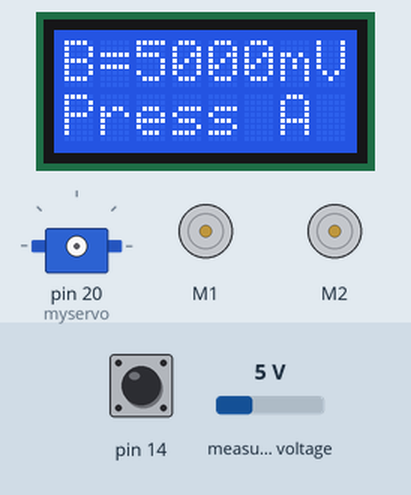
Simulated run of this sketch. Board: Arduino Leonardo, built with avr-gcc and run on an emulated ATmega32U4. Shown: 8×2 character LCD, servo, 2 × DC motor (green arrow = forward, orange = backward, longer = faster). Wiring (inferred from the names in the program): servo: signal pin 20. The test bench sets the inputs (shaded band); at power-on: pin 14 HIGH, measured voltage 5 V. Servo pulses on a pin are drawn as a servo (544–2400 µs = 0–180°); what the sketch prints to the serial monitor is not drawn.

Above: at 0.9 s.
1.0 s: pin 14 pulled LOW for 0.15 s
At 1.4 s:
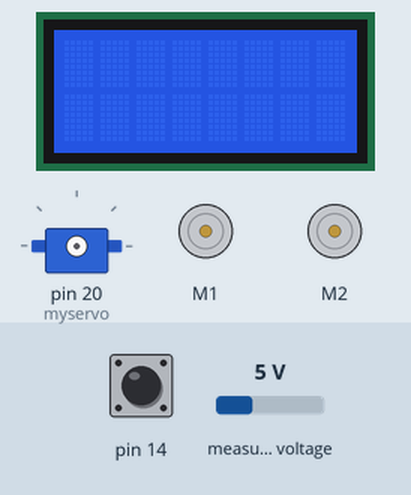
At 2.6 s:
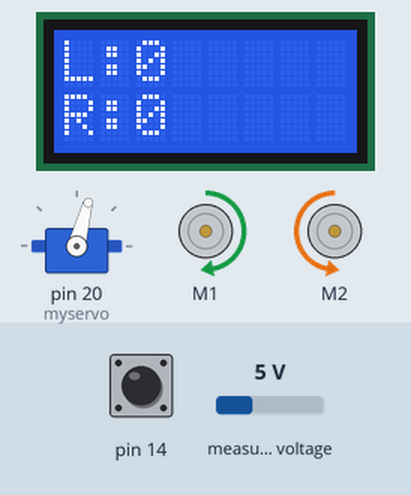
Timing chart, 0 to 57.8 s (numbered marks = the images above; inputs shaded):
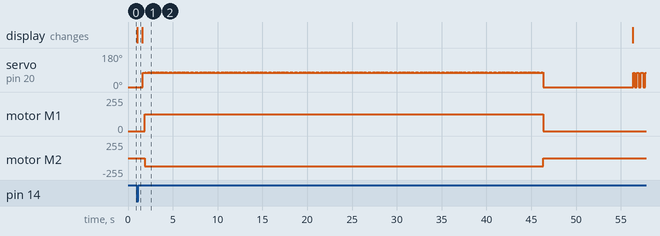

Measured:
- after the input at 1.0 s, servo on pin 20 (myservo): 0° → 75° after 0.62 s, then moves between 0° and 78°, repeating every 0.10 s; motor M1: stopped → forward 127/255 after 0.86 s, → stopped 44.5 s later; motor M2: stopped → backward 127/255 after 0.86 s, → stopped 44.5 s later; the display: changes at once (image 1)

The sketch:

servolab_starter.ino
```cpp
#include <Romi32U4.h>
#include "FWR_Servo.h"

#define UP 0
#define DOWN 75 //90 worked well for dot

Romi32U4Motors motors;
Romi32U4ButtonA buttonA;
Romi32U4Encoders encoders;
Romi32U4LCD lcd;
Romi32U4Buzzer buzzer;

FWR_Servo myservo;

int left_count, right_count;

void setup() {

  uint16_t batteryLevel;

  // Loop the code within { } until A is pressed
  while (!buttonA.isPressed()) {
    // read the battery level and store it in a variable
    batteryLevel = readBatteryMillivolts();

    lcd.clear();  // clear the LCD
    lcd.print("B=");
    lcd.print(batteryLevel); // print the battery voltage
    lcd.print("mV");
    lcd.gotoXY(0, 1);
    lcd.print("Press A");

    delay(100); // Pause for 100ms
  }
  lcd.clear();
  delay(500);

  myservo.attach(20);
}

//encoders is frustrating, so stick with delay()

void get_update()
{
  lcd.clear();
  lcd.print("L:");
  lcd.print(encoders.getCountsLeft());
  lcd.gotoXY(0,1);
  lcd.print("R:");
  lcd.print(encoders.getCountsRight());
}

void draw_arc(bool ccw, int arclen, int wspeed) //full circle = 3000 at 200
{
  get_update();
  myservo.write(DOWN);
  delay(100);
  int left_count = encoders.getCountsLeft() + arclen;
  int right_count = encoders.getCountsRight() + arclen;
  if (ccw) //getCountsLeft() decreases, getCountsRight() increases
  {
    while(encoders.getCountsRight() < right_count)
      motors.setSpeeds(wspeed,wspeed);
  }
  else //getCountsRight() decreases, getCountsLeft() increases
  {
    while(encoders.getCountsLeft() < left_count)
      motors.setSpeeds(-wspeed,-wspeed);
  }
  myservo.write(UP);
  get_update();
}

void draw_line(bool forw, int len, int wspeed)
{
  get_update();
  myservo.write(DOWN);
  delay(250);
  if (forw) //getCounts() increases
  {
    int count = encoders.getCountsLeft() - len;
    while(encoders.getCountsLeft() > count)
      motors.setSpeeds(wspeed, -wspeed);
    if(encoders.getCountsLeft() % 1000 == 0) get_update();
  }
  else //getCounts() decreases
  {
    int count = encoders.getCountsLeft() + len;
    while(encoders.getCountsLeft() < count)
      motors.setSpeeds(-wspeed, wspeed);
  }
  myservo.write(UP);
  motors.setSpeeds(0,0);
//  int left_count = encoders.getCountsLeft() + len;
//  int right_count = encoders.getCountsRight() + len;
//  while(encoders.getCountsLeft() < left_count && encoders.getCountsRight() < right_count)
//  {
//    if (forw) motors.setSpeeds(wspeed, -wspeed);
//    else      motors.setSpeeds(-wspeed, wspeed);
//  }
//  myservo.write(UP);
//  get_update();
}

void move_line(bool forw, int len, int wspeed)
{
  get_update();
  if (forw) //getCounts() increases
  {
    int count = encoders.getCountsLeft() - len;
    while(encoders.getCountsLeft() > count)
      motors.setSpeeds(wspeed, -wspeed);
  }
  else //getCounts() decreases
  {
    int count = encoders.getCountsLeft() + len;
    while(encoders.getCountsLeft() < count)
      motors.setSpeeds(-wspeed, wspeed);
  }
  motors.setSpeeds(0,0);
}

void draw_dot()
{
  get_update();
  myservo.write(DOWN);
  delay(230);
  myservo.write(UP);
}

//Note: encoders.getCountsLeft/Right counts the distance/number of steps, NOT time.
//So, we could make speed as fast as we want!
void loop() {
  Serial.print("Hello");
  myservo.write(UP);
  delay(100);

  //draw_arc(false, 3000, 200); //parameters: counter-clockwise, arc length, motor speed
  //draw_line(true, 100, 50); //parameters: forward, line length, motor speed

  draw_line(true, 500, 200);
  delay(10000);

  //F ••-•
  draw_dot(); //•
  delay(100);
  move_line(true, 100, 200);
  delay(100);
  draw_dot(); //•
  delay(100);
  move_line(true, 100, 200);
  delay(100);
  draw_line(true, 200, 200); //-
  delay(100);
  move_line(true, 100, 200);
  delay(100);
  draw_dot(); //•
  delay(100);
  move_line(true, 400, 200);
  delay(100);

  //W •--
  draw_dot(); //•
  delay(100);
  move_line(true, 100, 200);
  delay(100);
  draw_line(true, 200, 200); //-
  delay(100);
  move_line(true, 100, 200);
  delay(100);
  draw_line(true, 200, 200); //-
  delay(100);
  move_line(true, 400, 200);
  delay(100);

  //R •-•
  draw_dot(); //•
  delay(100);
  move_line(true, 100, 200);
  delay(100);
  draw_line(true, 200, 200); //-
  delay(100);
  move_line(true, 100, 200);
  delay(100);
  draw_dot(); //•
  delay(100);
  move_line(true, 1000, 200);
  delay(100);
}


/**
  goal = 1000 + goal;

  left_count = encoders.getCountsLeft();
  right_count = encoders.getCountsRight();

  while(left_count < goal && right_count < goal){
    motors.setSpeeds(-50, 50);
    delay(10);

    left_count = encoders.getCountsLeft();
    right_count = encoders.getCountsRight();
  }
*/
```

FWR_Servo.cpp
```cpp
// (licence header left out)
#if defined(ARDUINO_ARCH_AVR)

#include <avr/interrupt.h>
#include <Arduino.h>

#include "FWR_Servo.h"

#define usToTicks(_us)    (( clockCyclesPerMicrosecond()* _us) / 8)     // converts microseconds to tick (assumes prescale of 8)  // 12 Aug 2009
#define ticksToUs(_ticks) (( (unsigned)_ticks * 8)/ clockCyclesPerMicrosecond() ) // converts from ticks back to microseconds


#define TRIM_DURATION       2                               // compensation ticks to trim adjust for digitalWrite delays // 12 August 2009

//#define NBR_TIMERS        (MAX_SERVOS / SERVOS_PER_TIMER)

static servo_t servos[MAX_SERVOS];                          // static array of servo structures
static volatile int8_t Channel[_Nbr_16timers ];             // counter for the servo being pulsed for each timer (or -1 if refresh interval)

uint8_t ServoCount = 0;                                     // the total number of attached servos


// convenience macros
#define SERVO_INDEX_TO_TIMER(_servo_nbr) ((timer16_Sequence_t)(_servo_nbr / SERVOS_PER_TIMER)) // returns the timer controlling this servo
#define SERVO_INDEX_TO_CHANNEL(_servo_nbr) (_servo_nbr % SERVOS_PER_TIMER)       // returns the index of the servo on this timer
#define SERVO_INDEX(_timer,_channel)  ((_timer*SERVOS_PER_TIMER) + _channel)     // macro to access servo index by timer and channel
#define SERVO(_timer,_channel)  (servos[SERVO_INDEX(_timer,_channel)])            // macro to access servo class by timer and channel

#define SERVO_MIN() (MIN_PULSE_WIDTH - this->min * 4)  // minimum value in uS for this servo
#define SERVO_MAX() (MAX_PULSE_WIDTH - this->max * 4)  // maximum value in uS for this servo

/************ static functions common to all instances ***********************/

static inline void handle_interrupts(timer16_Sequence_t timer, volatile uint16_t *TCNTn, volatile uint16_t* OCRnA)
{
  if( Channel[timer] < 0 )
    *TCNTn = 0; // channel set to -1 indicated that refresh interval completed so reset the timer
  else{
    if( SERVO_INDEX(timer,Channel[timer]) < ServoCount && SERVO(timer,Channel[timer]).Pin.isActive == true )
      digitalWrite( SERVO(timer,Channel[timer]).Pin.nbr,LOW); // pulse this channel low if activated
  }

  Channel[timer]++;    // increment to the next channel
  if( SERVO_INDEX(timer,Channel[timer]) < ServoCount && Channel[timer] < SERVOS_PER_TIMER) {
    *OCRnA = *TCNTn + SERVO(timer,Channel[timer]).ticks;
    if(SERVO(timer,Channel[timer]).Pin.isActive == true)     // check if activated
      digitalWrite( SERVO(timer,Channel[timer]).Pin.nbr,HIGH); // its an active channel so pulse it high
  }
  else {
    // finished all channels so wait for the refresh period to expire before starting over
    if( ((unsigned)*TCNTn) + 4 < usToTicks(REFRESH_INTERVAL) )  // allow a few ticks to ensure the next OCR1A not missed
      *OCRnA = (unsigned int)usToTicks(REFRESH_INTERVAL);
    else
      *OCRnA = *TCNTn + 4;  // at least REFRESH_INTERVAL has elapsed
    Channel[timer] = -1; // this will get incremented at the end of the refresh period to start again at the first channel
  }
}

#ifndef WIRING // Wiring pre-defines signal handlers so don't define any if compiling for the Wiring platform
// Interrupt handlers for Arduino
#if defined(_useTimer1)
SIGNAL (TIMER1_COMPA_vect)
{
  handle_interrupts(_timer1, &TCNT1, &OCR1A);
}
#endif

#if defined(_useTimer3)
SIGNAL (TIMER3_COMPA_vect)
{
  handle_interrupts(_timer3, &TCNT3, &OCR3A);
}
#endif

#if defined(_useTimer4)
SIGNAL (TIMER4_COMPA_vect)
{
  handle_interrupts(_timer4, &TCNT4, &OCR4A);
}
#endif

#if defined(_useTimer5)
SIGNAL (TIMER5_COMPA_vect)
{
  handle_interrupts(_timer5, &TCNT5, &OCR5A);
}
#endif

#elif defined WIRING
// Interrupt handlers for Wiring
#if defined(_useTimer1)
void Timer1Service()
{
  handle_interrupts(_timer1, &TCNT1, &OCR1A);
}
#endif
#if defined(_useTimer3)
void Timer3Service()
{
  handle_interrupts(_timer3, &TCNT3, &OCR3A);
}
#endif
#endif


static void initISR(timer16_Sequence_t timer)
{
#if defined (_useTimer1)
  if(timer == _timer1) {
    TCCR1A = 0;             // normal counting mode
    TCCR1B = _BV(CS11);     // set prescaler of 8
    TCNT1 = 0;              // clear the timer count
#if defined(__AVR_ATmega8__)|| defined(__AVR_ATmega128__)
    TIFR |= _BV(OCF1A);      // clear any pending interrupts;
    TIMSK |=  _BV(OCIE1A) ;  // enable the output compare interrupt
#else
    // here if not ATmega8 or ATmega128
    TIFR1 |= _BV(OCF1A);     // clear any pending interrupts;
    TIMSK1 |=  _BV(OCIE1A) ; // enable the output compare interrupt
#endif
#if defined(WIRING)
    timerAttach(TIMER1OUTCOMPAREA_INT, Timer1Service);
#endif
  }
#endif

#if defined (_useTimer3)
  if(timer == _timer3) {
    TCCR3A = 0;             // normal counting mode
    TCCR3B = _BV(CS31);     // set prescaler of 8
    TCNT3 = 0;              // clear the timer count
#if defined(__AVR_ATmega128__)
    TIFR |= _BV(OCF3A);     // clear any pending interrupts;
	ETIMSK |= _BV(OCIE3A);  // enable the output compare interrupt
#else
    TIFR3 = _BV(OCF3A);     // clear any pending interrupts;
    TIMSK3 =  _BV(OCIE3A) ; // enable the output compare interrupt
#endif
#if defined(WIRING)
    timerAttach(TIMER3OUTCOMPAREA_INT, Timer3Service);  // for Wiring platform only
#endif
  }
#endif

#if defined (_useTimer4)
  if(timer == _timer4) {
    TCCR4A = 0;             // normal counting mode
    TCCR4B = _BV(CS41);     // set prescaler of 8
    TCNT4 = 0;              // clear the timer count
    TIFR4 = _BV(OCF4A);     // clear any pending interrupts;
    TIMSK4 =  _BV(OCIE4A) ; // enable the output compare interrupt
  }
#endif

#if defined (_useTimer5)
  if(timer == _timer5) {
    TCCR5A = 0;             // normal counting mode
    TCCR5B = _BV(CS51);     // set prescaler of 8
    TCNT5 = 0;              // clear the timer count
    TIFR5 = _BV(OCF5A);     // clear any pending interrupts;
    TIMSK5 =  _BV(OCIE5A) ; // enable the output compare interrupt
  }
#endif
}

static void finISR(timer16_Sequence_t timer)
{
    //disable use of the given timer
#if defined WIRING   // Wiring
  if(timer == _timer1) {
    #if defined(__AVR_ATmega1281__)||defined(__AVR_ATmega2561__)
    TIMSK1 &=  ~_BV(OCIE1A) ;  // disable timer 1 output compare interrupt
    #else
    TIMSK &=  ~_BV(OCIE1A) ;  // disable timer 1 output compare interrupt
    #endif
    timerDetach(TIMER1OUTCOMPAREA_INT);
  }
  else if(timer == _timer3) {
    #if defined(__AVR_ATmega1281__)||defined(__AVR_ATmega2561__)
    TIMSK3 &= ~_BV(OCIE3A);    // disable the timer3 output compare A interrupt
    #else
    ETIMSK &= ~_BV(OCIE3A);    // disable the timer3 output compare A interrupt
    #endif
    timerDetach(TIMER3OUTCOMPAREA_INT);
  }
#else
  //For arduino - in future: call here to a currently undefined function to reset the timer
  (void) timer;  // squash "unused parameter 'timer' [-Wunused-parameter]" warning
#endif
}

static boolean isTimerActive(timer16_Sequence_t timer)
{
  // returns true if any servo is active on this timer
  for(uint8_t channel=0; channel < SERVOS_PER_TIMER; channel++) {
    if(SERVO(timer,channel).Pin.isActive == true)
      return true;
  }
  return false;
}


/****************** end of static functions ******************************/

FWR_Servo::FWR_Servo()
{
  if( ServoCount < MAX_SERVOS) {
    this->servoIndex = ServoCount++;                    // assign a servo index to this instance
	servos[this->servoIndex].ticks = usToTicks(DEFAULT_PULSE_WIDTH);   // store default values  - 12 Aug 2009
  }
  else
    this->servoIndex = INVALID_SERVO ;  // too many servos
}

uint8_t FWR_Servo::attach(int pin)
{
  return this->attach(pin, MIN_PULSE_WIDTH, MAX_PULSE_WIDTH);
}

uint8_t FWR_Servo::attach(int pin, int min, int max)
{
  if(this->servoIndex < MAX_SERVOS ) {
    pinMode( pin, OUTPUT) ;                                   // set servo pin to output
    servos[this->servoIndex].Pin.nbr = pin;
    // todo min/max check: abs(min - MIN_PULSE_WIDTH) /4 < 128
    this->min  = (MIN_PULSE_WIDTH - min)/4; //resolution of min/max is 4 uS
    this->max  = (MAX_PULSE_WIDTH - max)/4;
    // initialize the timer if it has not already been initialized
    timer16_Sequence_t timer = SERVO_INDEX_TO_TIMER(servoIndex);
    if(isTimerActive(timer) == false)
      initISR(timer);
    servos[this->servoIndex].Pin.isActive = true;  // this must be set after the check for isTimerActive
  }
  return this->servoIndex ;
}

void FWR_Servo::detach()
{
  servos[this->servoIndex].Pin.isActive = false;
  timer16_Sequence_t timer = SERVO_INDEX_TO_TIMER(servoIndex);
  if(isTimerActive(timer) == false) {
    finISR(timer);
  }
}

void FWR_Servo::write(int value)
{
  if(value < MIN_PULSE_WIDTH)
  {  // treat values less than 544 as angles in degrees (valid values in microseconds are handled as microseconds)
    if(value < 0) value = 0;
    if(value > 180) value = 180;
    value = map(value, 0, 180, SERVO_MIN(),  SERVO_MAX());
  }
  this->writeMicroseconds(value);
}

void FWR_Servo::writeMicroseconds(int value)
{
  // calculate and store the values for the given channel
  byte channel = this->servoIndex;
  if( (channel < MAX_SERVOS) )   // ensure channel is valid
  {
    if( value < SERVO_MIN() )          // ensure pulse width is valid
      value = SERVO_MIN();
    else if( value > SERVO_MAX() )
      value = SERVO_MAX();

    value = value - TRIM_DURATION;
    value = usToTicks(value);  // convert to ticks after compensating for interrupt overhead - 12 Aug 2009

    uint8_t oldSREG = SREG;
    cli();
    servos[channel].ticks = value;
    SREG = oldSREG;
  }
}

int FWR_Servo::read() // return the value as degrees
{
  return  map( this->readMicroseconds()+1, SERVO_MIN(), SERVO_MAX(), 0, 180);
}

int FWR_Servo::readMicroseconds()
{
  unsigned int pulsewidth;
  if( this->servoIndex != INVALID_SERVO )
    pulsewidth = ticksToUs(servos[this->servoIndex].ticks)  + TRIM_DURATION ;   // 12 aug 2009
  else
    pulsewidth  = 0;

  return pulsewidth;
}

bool FWR_Servo::attached()
{
  return servos[this->servoIndex].Pin.isActive ;
}

#endif // ARDUINO_ARCH_AVR
```

ServoTimers.h
```cpp
// (licence header left out)
/*
 * Defines for 16 bit timers used with  Servo library
 *
 * If _useTimerX is defined then TimerX is a 16 bit timer on the current board
 * timer16_Sequence_t enumerates the sequence that the timers should be allocated
 * _Nbr_16timers indicates how many 16 bit timers are available.
 */

/**
 * AVR Only definitions
 * --------------------
 */

// Say which 16 bit timers can be used and in what order
#if defined(__AVR_ATmega1280__) || defined(__AVR_ATmega2560__)
#define _useTimer5
#define _useTimer1
#define _useTimer3
#define _useTimer4
typedef enum { _timer5, _timer1, _timer3, _timer4, _Nbr_16timers } timer16_Sequence_t;

#elif defined(__AVR_ATmega32U4__)
#define _useTimer3
typedef enum { _timer3, _Nbr_16timers } timer16_Sequence_t;

#elif defined(__AVR_AT90USB646__) || defined(__AVR_AT90USB1286__)
#define _useTimer3
#define _useTimer1
typedef enum { _timer3, _timer1, _Nbr_16timers } timer16_Sequence_t;

#elif defined(__AVR_ATmega128__) || defined(__AVR_ATmega1281__) || defined(__AVR_ATmega1284__) || defined(__AVR_ATmega1284P__) || defined(__AVR_ATmega2561__)
#define _useTimer3
#define _useTimer1
typedef enum { _timer3, _timer1, _Nbr_16timers } timer16_Sequence_t;

#else  // everything else
#define _useTimer1
typedef enum { _timer1, _Nbr_16timers } timer16_Sequence_t;
#endif
```

Source omitted: FWR_Servo.h (4704 bytes)
